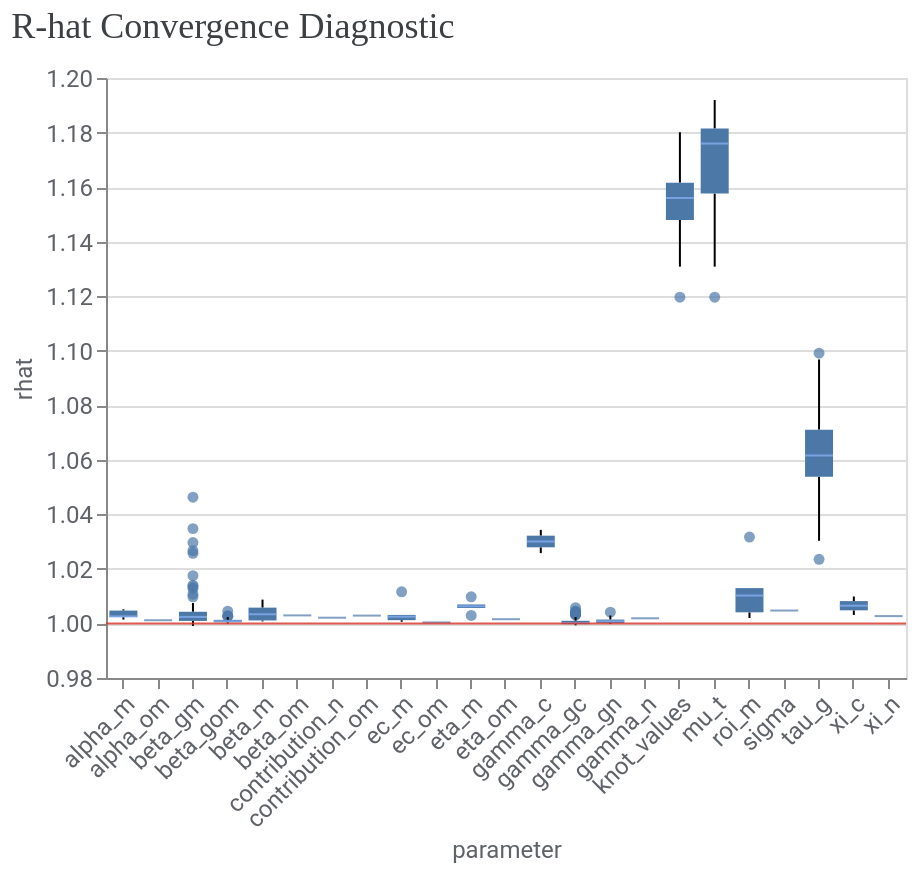

The code cell stored with this chart in its notebook:
### Markdown cell above
To further assess convergence and model fit, you can use the methods from `visualizer` module.

1\. Assess convergence. Run the following code to generate r-hat statistics. R-hat close to 1.0 indicate convergence. R-hat < 1.2 indicates approximate convergence and is a reasonable threshold for many problems.

### Code cell
model_diagnostics = visualizer.ModelDiagnostics(mmm)
model_diagnostics.plot_rhat_boxplot()

### Figure 1 — Vega-Lite specification as saved in the notebook (floating-point values rounded to 4 significant figures; data arrays with more than 128 entries replaced by an {"elided": "..."} marker saying what was removed)
{"config": {"view": {"continuousWidth": 300, "continuousHeight": 300}, "axis": {"labelColor": "#5F6368", "labelFont": "Roboto", "labelFontSize": 12, "titleColor": "#5F6368", "titleFont": "Roboto", "titleFontSize": 12, "titleFontWeight": "normal"}}, "layer": [{"data": {"name": "data-8a655f003c7b6289f55f8851871c14a8"}, "mark": {"type": "boxplot", "median": {"color": "#8AB4F8"}, "outliers": {"filled": true}}, "encoding": {"x": {"axis": {"labelAngle": -45}, "field": "parameter", "type": "nominal"}, "y": {"field": "rhat", "scale": {"zero": false}, "type": "quantitative"}}}, {"data": {"name": "empty"}, "mark": {"type": "rule", "color": "#D93025", "opacity": 0.8}, "encoding": {"y": {"datum": 1}}}], "title": {"text": "R-hat Convergence Diagnostic", "anchor": "start", "color": "#3C4043", "font": "Google Sans Display", "fontSize": 18, "fontWeight": "normal", "offset": 10}, "width": 400, "$schema": "https://vega.github.io/schema/vega-lite/v6.4.1.json", "datasets": {"data-8a655f003c7b6289f55f8851871c14a8": {"elided": "659 records"}, "empty": [{}]}}
